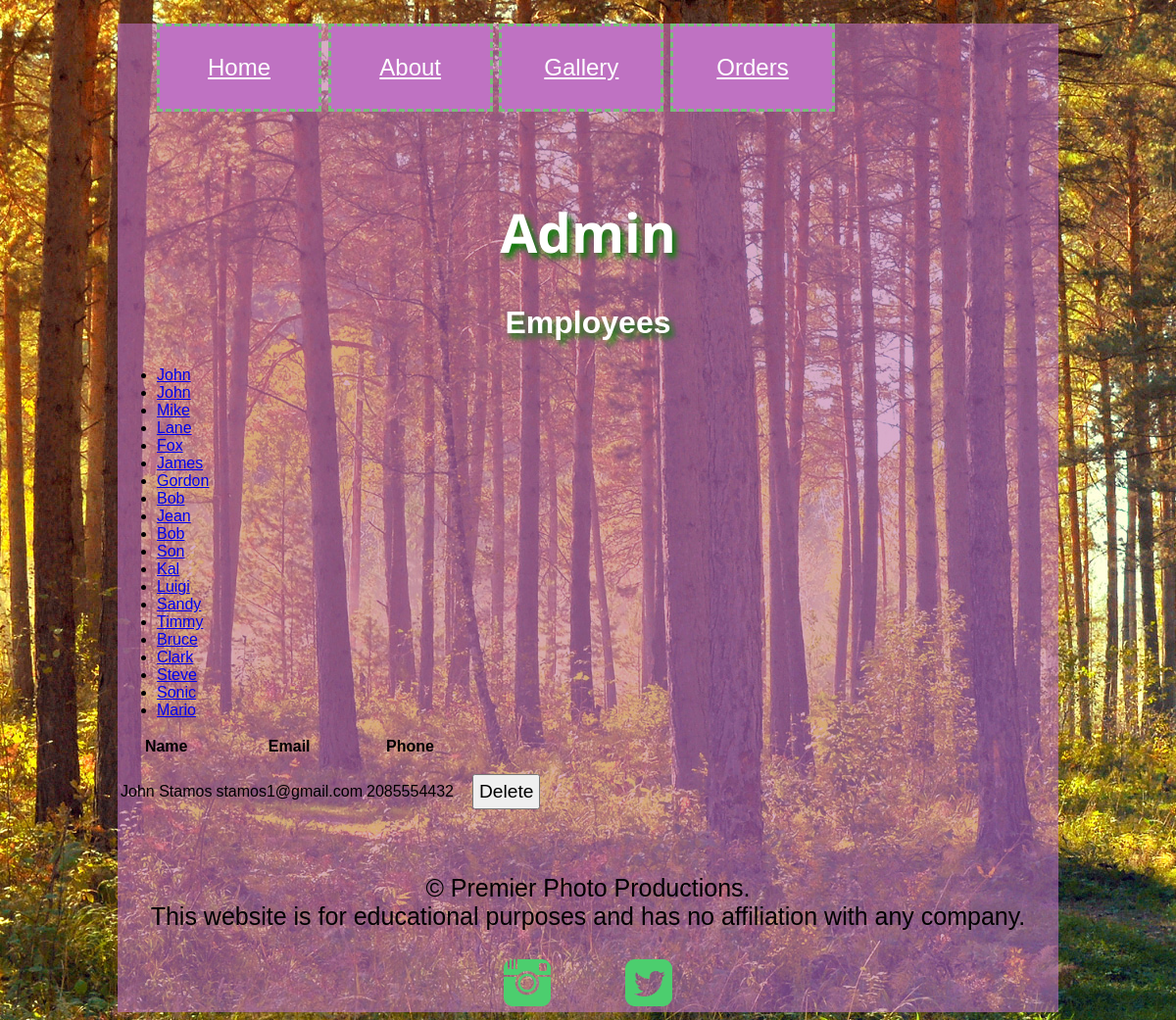
The app's page /admin.php with its own data.
### tables this page shows
CREATE TABLE IF NOT EXISTS employee
(
	employeeID INT NOT NULL PRIMARY KEY AUTO_INCREMENT,
	firstName VARCHAR(255) NOT NULL,
	lastName VARCHAR(255) NOT NULL
);

CREATE TABLE IF NOT EXISTS visitor
(
	visitorID INT NOT NULL PRIMARY KEY AUTO_INCREMENT,
	visitorPhone INT NOT NULL,
	visitorName VARCHAR(255) NOT NULL,
	visitorEmail VARCHAR(255) NOT NULL,
	visitorNum TINYINT NOT NULL,
	visitorHours TINYINT NOT NULL,
	employeeID INT NOT NULL REFERENCES employee(employeeID)
);

### admin.php (the view, shortened to what this page needs)
<?php
            if (!isset($employee_id)) {
                $employee_id = filter_input(INPUT_GET, 'employee_id',
                        FILTER_VALIDATE_INT);
                if ($employee_id == NULL || $employee_id == FALSE) {
                    $employee_id = 1;
                }
            }
            $dsn = 'mysql:host=localhost;dbname=photography';
            $username = 'root';
            $password = 'Pa$$w0rd';
            try {
                $db = new PDO($dsn, $username, $password);
            } catch (PDOException $e) {
                $error_message = $e->getMessage();
                echo "DB Error: " . $error_message;
                exit();
            }
            $query = 'SELECT employeeID, firstName FROM employee ORDER BY employeeID';
            $statement = $db->prepare($query);
            $statement->execute();
            $employees = $statement;
            $query2 = 'SELECT * FROM visitor WHERE employeeID = :employeeID ORDER BY visitorEmail';
            $statement2 = $db->prepare($query2);
            $statement2->bindValue(":employeeID", $employee_id);
            $statement2->execute();
            $visitors = $statement2;
?>
<!doctype html>
<html>
<head>
    <link href="css/styles.css" rel="stylesheet" media="screen"/>
    <link href="css/print.css" rel="stylesheet" media="print"/>
</head>
<body>
    <nav class="horizontal" id="links">
        <ul>
            <li><a href="Landing.html">Home</a></li>
            <li><a href="About.html">About</a></li>
            <li><a href="Gallery.html">Gallery</a></li>
            <li><a href="Orders.html">Orders</a></li>
        </ul>
    </nav>
    <h1>Admin</h1>
    <aside>
        <h2>Employees</h2>
        <nav>
        <ul>
            <?php foreach ($employees as $employee) : ?>
            <li><a href="admin.php?employee_id=<?php echo $employee['employeeID']; ?>">
                    <?php echo $employee['firstName']; ?>
                </a>
            </li>
            <?php endforeach; ?>
        </ul>
        </nav>
    </aside>
    <table>
            <tr>
                <th>Name</th>
                <th>Email</th>
                <th class="right">Phone</th>
                <th>&nbsp;</th>
            </tr>
            <?php foreach ($visitors as $visitor) : ?>
            <tr>
                <td><?php echo $visitor['visitorName']; ?></td>
                <td><?php echo $visitor['visitorEmail']; ?></td>
                <td class="right"><?php echo $visitor['visitorPhone']; ?></td>
                <td><form action="delete_product.php" method="post">
                    <input type="submit" value="Delete">
                </form></td>
            </tr>
            <?php endforeach; ?>
        </table>
    <footer>
        &#169; Premier Photo Productions. <br>
        This website is for educational purposes and has no affiliation with any company.<br/><br/>
        <a href="https://instagram.com/" target="_blank"><img src="images/iconmonstr-instagram-1-48.png" alt="social icon for instagram"></a>
        <a href="https://www.twitter.com/" target="_blank"><img src="images/iconmonstr-twitter-3-48.png" alt="social icon for twitter"></a>
    </footer>
</body>

### css/styles.css (style rules this page uses)
body { background-color: rgba(191, 114, 194, 0.589); font-family: Arial, sans-serif; margin-left: auto; margin-right: auto; width: 960px; }
html { background: url(../images/september-in-the-forest.jpg); }
h1 { clear: both; color: white; text-shadow: green 4px 5px 6px; text-align: center; font-family: 'Open Sans', sans-serif; }
h2 { text-align: center; color: white; font-size: 2em; text-shadow: green 4px 5px 6px; }
nav#links a:link, nav#links a:visited { color: rgb(119, 190, 119); }
nav#links ul li { background-color: rgb(191, 114, 194); display: inline-block; text-align: center; width: 15%; padding: 12px; border: 3px dashed rgb(119, 190, 119) }
nav#links ul li a { color: white; display: block; height: 2.5em; text-align: center; line-height: 2.5em; }
nav#links a:link, nav#links a:visited { color: white; }
footer { position: relative; bottom: 0; text-align: center; }
form { text-align: center; }
input[type='submit'], input[type='reset'] { font-size: 1.2em; padding: 5px; margin: 15px; }
@media only screen and (min-width: 481px) { nav.horizontal ul { display: block; font-size: 1.5em; } }
@media only screen and (min-width: 481px) { h1 { padding-top: 5%; font-size: 55px; } }
@media only screen and (min-width: 481px) { footer { padding-top: 5%; font-size: 25px; } }
@media only screen and (min-width: 769px) { h1 { padding-top: 5%; } }

### css/print.css (style rules this page uses)
nav.horizontal { display: none; }

### records on screen
employee: firstName "John"
employee: firstName "John"
employee: firstName "Mike"
employee: firstName "Lane"
employee: firstName "Fox"
employee: firstName "James"
employee: firstName "Gordon"
employee: firstName "Bob"
employee: firstName "Jean"
employee: firstName "Bob"
employee: firstName "Son"
employee: firstName "Kal"
employee: firstName "Luigi"
employee: firstName "Sandy"
employee: firstName "Timmy"
employee: firstName "Bruce"
employee: firstName "Clark"
employee: firstName "Steve"
employee: firstName "Sonic"
employee: firstName "Mario"
visitor: visitorName "John Stamos", visitorEmail "stamos1@gmail.com", visitorPhone "2085554432"
